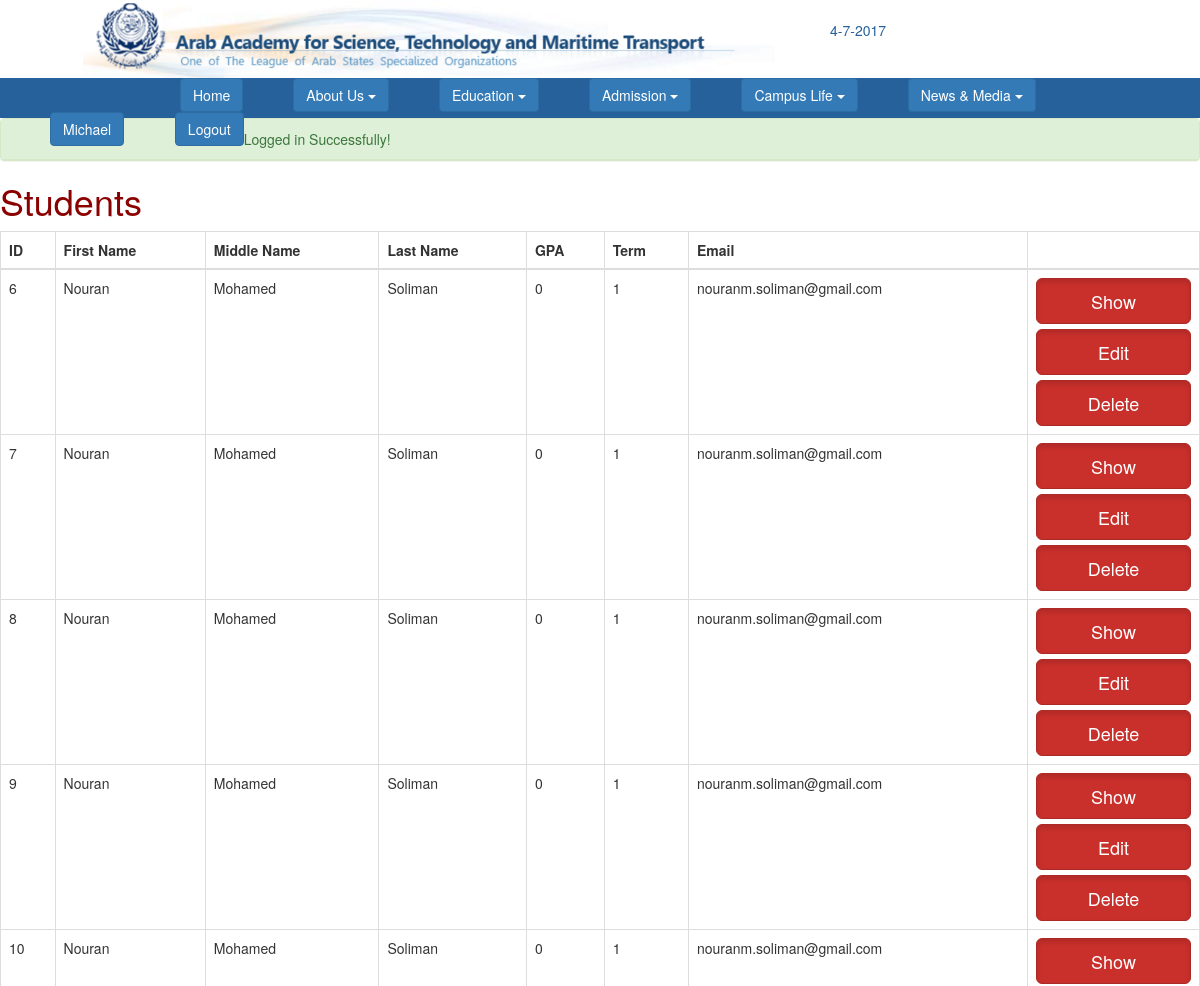
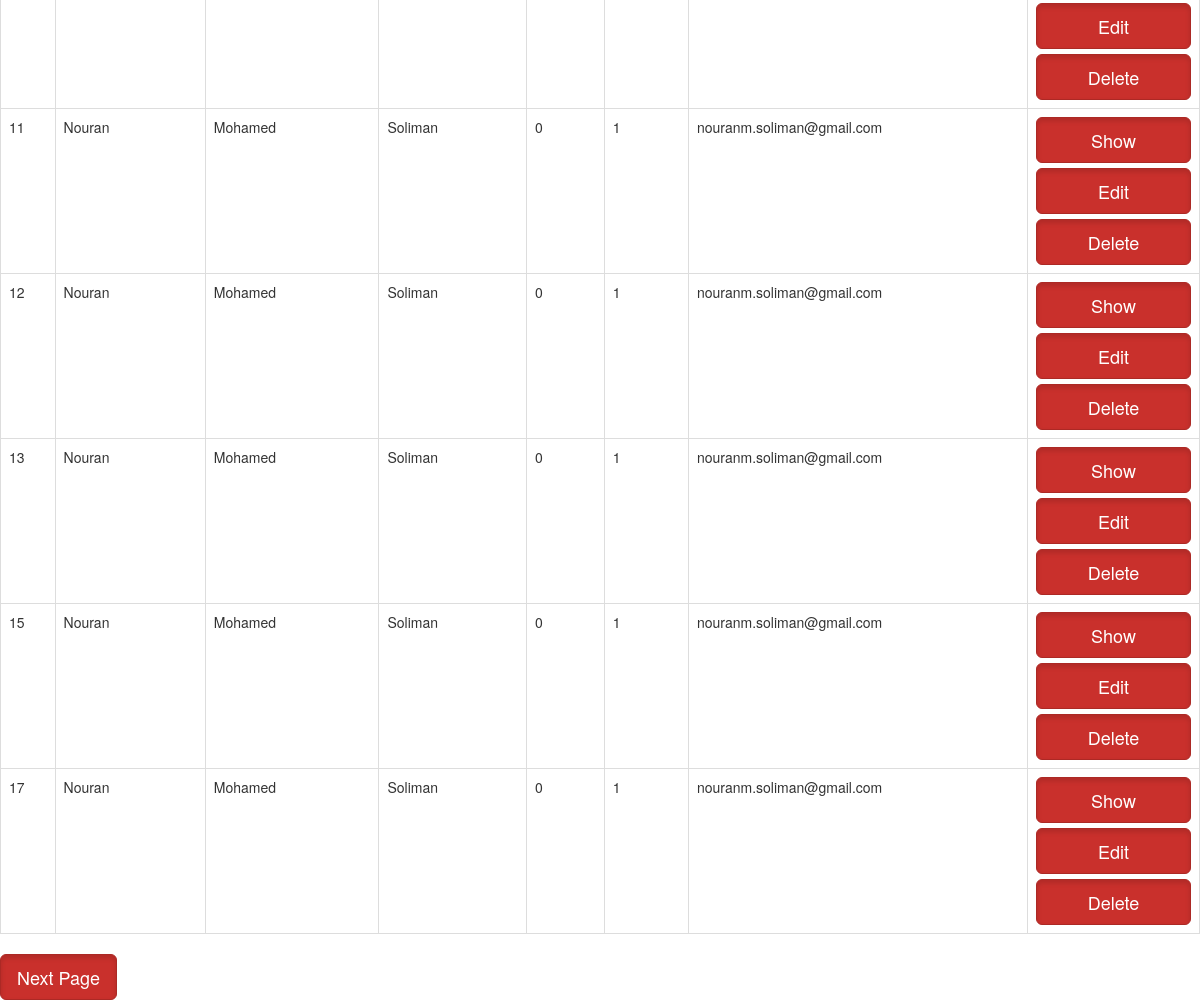
/admin/show_students.php (signed in), run on the app's committed database (2 pictures, top to bottom).
### tables this page shows
CREATE TABLE `student` (
  `id` int(11) NOT NULL,
  `SFName` varchar(10) NOT NULL,
  `SMName` varchar(10) NOT NULL,
  `SLName` varchar(10) NOT NULL,
  `SGPA` float NOT NULL,
  `STerm` int(11) NOT NULL,
  `SAchvdHrs` int(11) NOT NULL,
  `SDepID` int(10) NOT NULL,
  `email` varchar(50) DEFAULT NULL,
  `password` varchar(20) DEFAULT NULL,
  `photo` blob
);

### admin/show_students.php (the view, shortened to what this page needs)
<?php
	require_once("C:\\xampp\\htdocs\\webproject\\". '/Header.php');
?>
<div id="show_students">
<?php
	if ($_SERVER['REQUEST_METHOD'] === 'GET') {
		$page = $_GET['page'];
		$records_per_page = 10;
		$start = $page * $records_per_page;
		$query = "SELECT SQL_CALC_FOUND_ROWS id, SFName, SMName, SLName, SGPA, email, STerm, SDepID from student limit $start, $records_per_page";
		$users = mysql_query($query) or die ("Couldn’t execute query. " . mysql_error());
		$total_number_of_records_query = "SELECT COUNT(*) as total FROM student;";
		$total_number_of_records = mysql_query($total_number_of_records_query) or die(mysql_error());
		$total_number_of_records = mysql_fetch_array($total_number_of_records)['total'];
		echo "<h1 align= \"left\" style=\" color:#8B0000\"> Students </h1>";
		echo "<table id='table1234' class=\"table table-bordered table-inverse\">";
		echo "<thead>";
		echo "<tr>\n";
		echo "<th>ID</th>";
		echo "<th>First Name</th>";
		echo "<th>Middle Name</th>";
		echo "<th>Last Name</th>";
		echo "<th>GPA</th>";
		echo "<th>Term</th>";
		echo "<th>Email</th>";
		echo "<th></th>";
		echo "</tr>\n";
		echo "</thead>";
		echo "<tbody>";
		while ($user = mysql_fetch_array($users)) {
			echo "<tr>\n";
			echo "<td>".$user['id']."</td>";
			echo "<td>".$user['SFName']."</td>";
			echo "<td>".$user['SMName']."</td>";
			echo "<td>".$user['SLName']."</td>";
			echo "<td>".$user['SGPA']."</td>";
			echo "<td>".$user['STerm']."</td>";
			echo "<td>".$user['email']."</td>";
			echo "<td> <a href= ".SHOW_USER_URL."?table=student&id=".$user['id']." class=\"btn btn-danger btn-lg active btn-block\" role=\"button\" > Show </a> <a href= ".GUI_EDIT_USER_INFO_URL."?table=student&id=".$user['id']." class=\"btn btn-danger btn-lg active btn-block\" role=\"button\" > Edit </a> <a href= ".DELETE_USER_URL."?table=student&id=".$user['id']."&page=".$page." class=\"btn btn-danger btn-lg active btn-block\" role=\"button\" > Delete </a> </td>";
			echo "</tr>\n";
		}
		echo "</tbody>";
		echo "</table>\n";
		$next_page = $page+1;
		if ($start + $records_per_page < $total_number_of_records) {
			echo "<a href= ".SHOW_STUDENTS_URL."?page=".$next_page." class=\"btn btn-danger btn-lg active \" role=\"button\" > Next Page </a>";
		}
	}
?>
</div>
<?php
	require_once("C:\\xampp\\htdocs\\webproject\\". '/Footer.php');
?>

### data on the page
student: id "6", SFName "Nouran", SMName "Mohamed", SLName "Soliman", SGPA "0", STerm "1", email "nouranm.soliman@gmail.com"
student: id "7", SFName "Nouran", SMName "Mohamed", SLName "Soliman", SGPA "0", STerm "1", email "nouranm.soliman@gmail.com"
student: id "8", SFName "Nouran", SMName "Mohamed", SLName "Soliman", SGPA "0", STerm "1", email "nouranm.soliman@gmail.com"
student: id "9", SFName "Nouran", SMName "Mohamed", SLName "Soliman", SGPA "0", STerm "1", email "nouranm.soliman@gmail.com"
student: id "10", SFName "Nouran", SMName "Mohamed", SLName "Soliman", SGPA "0", STerm "1", email "nouranm.soliman@gmail.com"
student: id "11", SFName "Nouran", SMName "Mohamed", SLName "Soliman", SGPA "0", STerm "1", email "nouranm.soliman@gmail.com"
student: id "12", SFName "Nouran", SMName "Mohamed", SLName "Soliman", SGPA "0", STerm "1", email "nouranm.soliman@gmail.com"
student: id "13", SFName "Nouran", SMName "Mohamed", SLName "Soliman", SGPA "0", STerm "1", email "nouranm.soliman@gmail.com"
student: id "15", SFName "Nouran", SMName "Mohamed", SLName "Soliman", SGPA "0", STerm "1", email "nouranm.soliman@gmail.com"
student: id "17", SFName "Nouran", SMName "Mohamed", SLName "Soliman", SGPA "0", STerm "1", email "nouranm.soliman@gmail.com"

### other printed values
fullname() "Michael"
$_SESSION['notices'][$x] "Logged in Successfully!"
